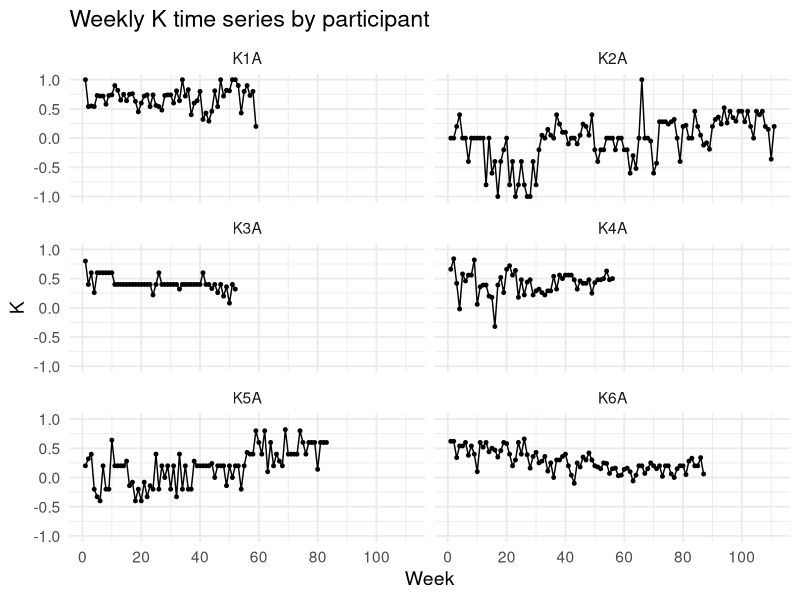

Recreate this plot in R.
## ---- chunk 1
library(readxl)
df <- read_excel("data/cbtdata.xlsx")
names(df)
#head(df)
#str(df)
## ---- chunk 2
library(tidyverse)
df_k <- df %>% 
  select(Semaine, K1A, K2A, K3A, K4A, K5A, K6A)
head(df_k)
## ---- chunk 3
df_long <- df_k %>%
  pivot_longer(
    cols = -Semaine,
    names_to = "participant",
    values_to = "K"
  )

head(df_long)
str(df_long)
## ---- chunk 4
sum(is.na(df_long$K))
colSums(is.na(df_k))
df_long <- df_long %>%
  drop_na(K)

sum(is.na(df_long$K))
head(df_long)
df_long %>%
  count(participant)
## ---- chunk 5
p1 <- ggplot(df_long, aes(x = Semaine, y = K)) +
  geom_line() +
  geom_point(size = 1) +
  facet_wrap(~ participant, ncol = 2) +
  labs(
    title = "Weekly K time series by participant",
    x = "Week",
    y = "K"
  ) +
  scale_x_continuous(breaks = seq(0, 120, by = 20)) +
  theme_minimal(base_size = 14)

p1
